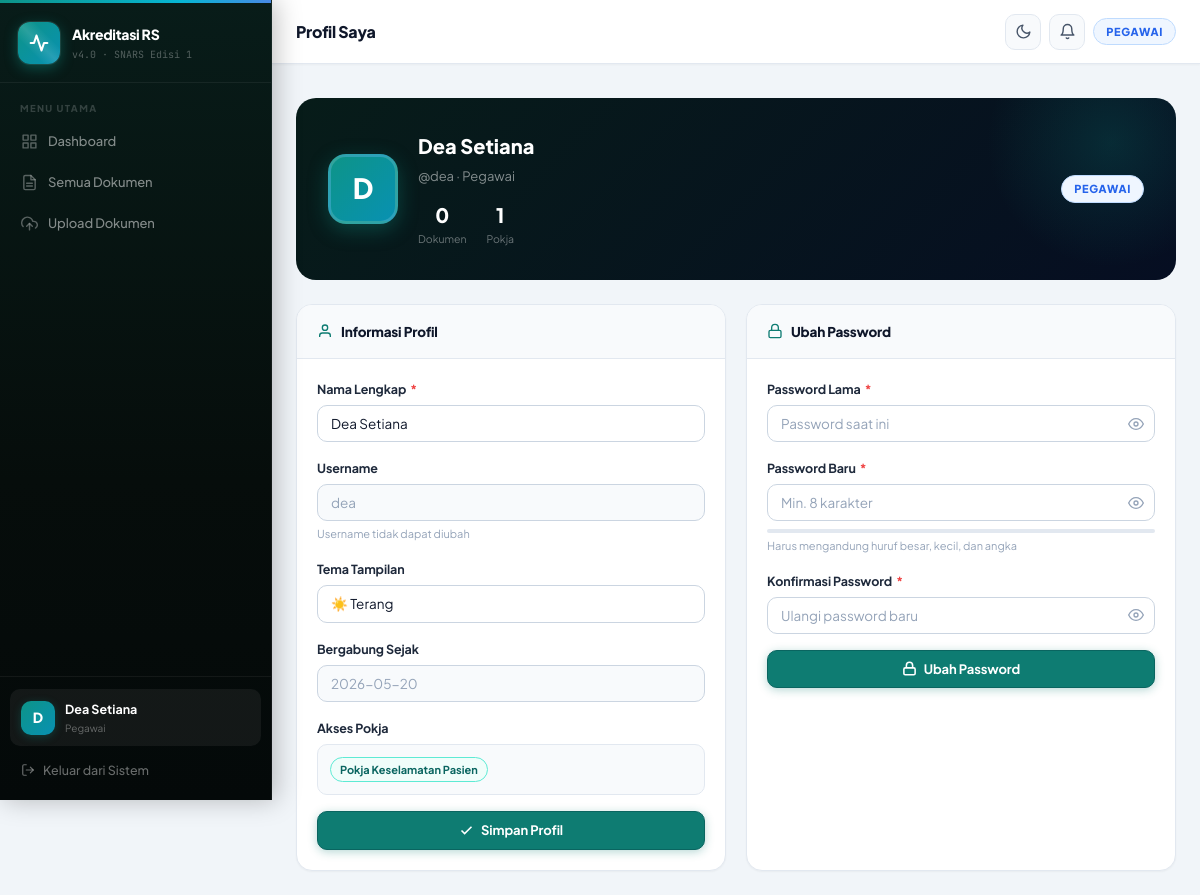
Screenshot of /profile (signed in) with the database file from the repository.
### tables this page shows
CREATE TABLE users(
            id INTEGER PRIMARY KEY AUTOINCREMENT,
            username TEXT UNIQUE NOT NULL,
            full_name TEXT NOT NULL,
            role TEXT NOT NULL,
            password_hash TEXT NOT NULL,
            active INTEGER NOT NULL DEFAULT 1,
            theme TEXT NOT NULL DEFAULT 'light',
            created_at TEXT NOT NULL);

CREATE TABLE pokja(
            id INTEGER PRIMARY KEY AUTOINCREMENT,
            name TEXT UNIQUE NOT NULL,
            description TEXT DEFAULT '');

### app.py (the view, shortened to what this page needs)
    @app.route("/profile", methods=["GET", "POST"])
    @login_required
    def profile():
        row = g.db.execute(
            "SELECT id,username,full_name,role,created_at,theme FROM users WHERE id=?",
            (g.user["id"],)).fetchone()
        my_files = g.db.execute(
            "SELECT COUNT(*) as c FROM files WHERE uploaded_by=?", (g.user["id"],)).fetchone()["c"]
        my_pokja = g.db.execute(
            "SELECT p.name FROM user_pokja up JOIN pokja p ON p.id=up.pokja_id WHERE up.user_id=?",
            (g.user["id"],)).fetchall()
        stats = {
            "doc_count":   my_files,
            "pokja_count": len(my_pokja),
        }
        return render_template("profile.html", user=row, my_files=my_files,
            my_pokja=my_pokja, stats=stats, csrf=_csrf())

### app.py (called while the page is built)
def get_db_connection():
    c = sqlite3.connect(DB_PATH)
    c.row_factory = sqlite3.Row
    c.execute("PRAGMA foreign_keys=ON")
    c.execute("PRAGMA journal_mode=WAL")
    return c

def get_current_user():
    uid = session.get("user_id")
    if not uid: return None
    db  = getattr(g, "db", None)
    if not db: return None
    row = db.execute(
        "SELECT id,username,full_name,role,active,theme FROM users WHERE id=?", (uid,)).fetchone()
    if not row or int(row["active"]) != 1:
        session.clear(); return None
    return row

def login_required(func):
    @wraps(func)
    def wrapper(*a, **kw):
        if not g.user: return redirect(url_for("login"))
        return func(*a, **kw)
    return wrapper

def _csrf():    return session.get("_csrf", "")

### templates/profile.html (shortened to what this page needs)
{% extends 'base.html' %}
{% block page_title %}Profil Saya{% endblock %}
{% block content %}
<div class="profile-header mb-24">
  <div class="profile-avatar-lg">{{ user['full_name'][0]|upper }}</div>
  <div style="flex:1;position:relative;z-index:1;">
    <div class="profile-name">{{ user['full_name'] }}</div>
    <div class="profile-role">@{{ user['username'] }} · {{ user['role']|replace('_',' ')|title }}</div>
    <div class="profile-stats">
      <div class="profile-stat-item">
        <div class="profile-stat-val">{{ stats.doc_count }}</div>
        <div class="profile-stat-lbl">Dokumen</div>
      </div>
      <div class="profile-stat-item">
        <div class="profile-stat-val">{{ stats.pokja_count }}</div>
        <div class="profile-stat-lbl">Pokja</div>
      </div>
    </div>
  </div>
  <div style="position:relative;z-index:1;">
    <span class="role-pill role-{{ user['role'] }}">{{ user['role']|replace('_',' ')|title }}</span>
  </div>
</div>
<div class="grid-2">
  <div class="card">
    <div class="card-header">
      <span class="card-title">
        <svg xmlns="http://www.w3.org/2000/svg" viewBox="0 0 24 24" fill="none" stroke="currentColor" stroke-width="2"><path d="M20 21v-2a4 4 0 0 0-4-4H8a4 4 0 0 0-4 4v2"/><circle cx="12" cy="7" r="4"/></svg>
        Informasi Profil
      </span>
    </div>
    <div class="card-body">
      <form method="POST" action="{{ url_for('profile') }}">
        <div class="form-group">
          <label class="form-label">Nama Lengkap <span class="req">*</span></label>
          <input type="text" name="full_name" value="{{ user['full_name'] }}" required>
        </div>
        <div class="form-group">
          <label class="form-label">Username</label>
          <input type="text" value="{{ user['username'] }}" readonly style="background:var(--surface-2);color:var(--text-4);">
          <div class="form-hint">Username tidak dapat diubah</div>
        </div>
        <div class="form-group">
          <label class="form-label">Tema Tampilan</label>
          <select name="theme">
            <option value="light" {% if user['theme'] == 'light' %}selected{% endif %}>☀️ Terang</option>
          </select>
        </div>
        <div class="form-group">
          <label class="form-label">Bergabung Sejak</label>
          <input type="text" value="{{ user['created_at'][:10] if user['created_at'] else '—' }}" readonly style="background:var(--surface-2);color:var(--text-4);">
        </div>
        {% if my_pokja %}
        <div class="form-group">
          <label class="form-label">Akses Pokja</label>
          <div style="display:flex;flex-wrap:wrap;gap:6px;padding:12px;border:1.5px solid var(--border);border-radius:10px;background:var(--surface-2);">
            {% for pk in my_pokja %}
            <span class="badge badge-teal">{{ pk['name'] }}</span>
            {% endfor %}
          </div>
        </div>
        {% endif %}
        <button type="submit" class="btn btn-primary btn-full">
          <svg xmlns="http://www.w3.org/2000/svg" viewBox="0 0 24 24" fill="none" stroke="currentColor" stroke-width="2.5"><polyline points="20 6 9 17 4 12"/></svg>
          Simpan Profil
        </button>
      </form>
    </div>
  </div>
  <div class="card">
    <div class="card-header">
      <span class="card-title">
        <svg xmlns="http://www.w3.org/2000/svg" viewBox="0 0 24 24" fill="none" stroke="currentColor" stroke-width="2"><rect x="3" y="11" width="18" height="11" rx="2" ry="2"/><path d="M7 11V7a5 5 0 0 1 10 0v4"/></svg>
        Ubah Password
      </span>
    </div>
    <div class="card-body">
      <form method="POST" action="{{ url_for('profile') }}">
        <div class="form-group">
          <label class="form-label">Password Lama <span class="req">*</span></label>
          <div class="pw-wrap">
            <input type="password" name="current_password" placeholder="Password saat ini" required autocomplete="current-password">
            <button type="button" class="pw-toggle" aria-label="Toggle">
              <svg class="eye-open" xmlns="http://www.w3.org/2000/svg" viewBox="0 0 24 24" fill="none" stroke="currentColor" stroke-width="2"><path d="M1 12s4-8 11-8 11 8 11 8-4 8-11 8-11-8-11-8z"/><circle cx="12" cy="12" r="3"/></svg>
            </button>
          </div>
        </div>
        <div class="form-group">
          <label class="form-label">Password Baru <span class="req">*</span></label>
          <div class="pw-wrap">
            <input type="password" name="new_password" id="newPw" placeholder="Min. 8 karakter" required autocomplete="new-password" oninput="checkPwStrength(this.value)">
            <button type="button" class="pw-toggle" aria-label="Toggle">
              <svg class="eye-open" xmlns="http://www.w3.org/2000/svg" viewBox="0 0 24 24" fill="none" stroke="currentColor" stroke-width="2"><path d="M1 12s4-8 11-8 11 8 11 8-4 8-11 8-11-8-11-8z"/><circle cx="12" cy="12" r="3"/></svg>
            </button>
          </div>
          <div style="margin-top:8px;">
            <div style="height:4px;border-radius:99px;background:var(--border);overflow:hidden;">
            </div>
          </div>
          <div class="form-hint">Harus mengandung huruf besar, kecil, dan angka</div>
        </div>
        <div class="form-group">
          <label class="form-label">Konfirmasi Password <span class="req">*</span></label>
          <div class="pw-wrap">
            <input type="password" name="confirm_password" placeholder="Ulangi password baru" required autocomplete="new-password">
            <button type="button" class="pw-toggle" aria-label="Toggle">
              <svg class="eye-open" xmlns="http://www.w3.org/2000/svg" viewBox="0 0 24 24" fill="none" stroke="currentColor" stroke-width="2"><path d="M1 12s4-8 11-8 11 8 11 8-4 8-11 8-11-8-11-8z"/><circle cx="12" cy="12" r="3"/></svg>
            </button>
          </div>
        </div>
        <button type="submit" class="btn btn-primary btn-full">
          <svg xmlns="http://www.w3.org/2000/svg" viewBox="0 0 24 24" fill="none" stroke="currentColor" stroke-width="2.5"><rect x="3" y="11" width="18" height="11" rx="2" ry="2"/><path d="M7 11V7a5 5 0 0 1 10 0v4"/></svg>
          Ubah Password
        </button>
      </form>
    </div>
  </div>
</div>
{% endblock %}

### templates/base.html (shortened to what this page needs)
<!DOCTYPE html>
<html lang="id" data-theme="light">
<head>
  <link rel="stylesheet" href="{{ url_for('static', filename='css/app.css') }}">
</head>
<body>
<div class="layout">
  <aside class="sidebar" id="sidebar">
    <div class="sidebar-brand">
      <div class="brand-logo">
        <svg xmlns="http://www.w3.org/2000/svg" viewBox="0 0 24 24" fill="none" stroke="currentColor" stroke-width="2.5" stroke-linecap="round" stroke-linejoin="round"><path d="M22 12h-4l-3 9L9 3l-3 9H2"/></svg>
      </div>
      <div>
        <div class="brand-name">Akreditasi RS</div>
        <div class="brand-ver">v4.0 · SNARS Edisi 1</div>
      </div>
    </div>
    <div class="sidebar-section">
      <div class="sidebar-label">Menu Utama</div>
      <a href="{{ url_for('dashboard') }}" class="nav-item {% if request.endpoint == 'dashboard' %}active{% endif %}">
        Dashboard
      </a>
      <a href="{{ url_for('dokumen') }}" class="nav-item {% if request.endpoint == 'dokumen' %}active{% endif %}">
        Semua Dokumen
      </a>
      <a href="{{ url_for('upload_file') }}" class="nav-item {% if request.endpoint == 'upload_file' %}active{% endif %}">
        <svg xmlns="http://www.w3.org/2000/svg" viewBox="0 0 24 24" fill="none" stroke="currentColor" stroke-width="2" stroke-linecap="round" stroke-linejoin="round"><polyline points="16 16 12 12 8 16"/><line x1="12" y1="12" x2="12" y2="21"/><path d="M20.39 18.39A5 5 0 0 0 18 9h-1.26A8 8 0 1 0 3 16.3"/></svg>
        Upload Dokumen
      </a>
    </div>
    <div class="sidebar-footer">
      <a href="{{ url_for('profile') }}" class="user-card">
        <div class="user-avatar">{{ g.user['full_name'][0]|upper }}</div>
        <div>
          <div class="user-info-name">{{ g.user['full_name'] }}</div>
          <div class="user-info-role">{{ g.user['role']|replace('_',' ')|title }}</div>
        </div>
      </a>
      <a href="{{ url_for('logout') }}" class="btn-logout">
        <svg xmlns="http://www.w3.org/2000/svg" viewBox="0 0 24 24" fill="none" stroke="currentColor" stroke-width="2" stroke-linecap="round" stroke-linejoin="round"><path d="M9 21H5a2 2 0 0 1-2-2V5a2 2 0 0 1 2-2h4"/><polyline points="16 17 21 12 16 7"/><line x1="21" y1="12" x2="9" y2="12"/></svg>
        Keluar dari Sistem
      </a>
    </div>
  </aside>
  <div class="main">
    <header class="topbar">
      <h1 class="topbar-title">{% block page_title %}{% endblock %}</h1>
      <div class="topbar-right">
        <button class="icon-btn" id="themeBtn" title="Ganti tema">
          <svg id="iconMoon" xmlns="http://www.w3.org/2000/svg" viewBox="0 0 24 24" fill="none" stroke="currentColor" stroke-width="2" stroke-linecap="round" stroke-linejoin="round"><path d="M21 12.79A9 9 0 1 1 11.21 3 7 7 0 0 0 21 12.79z"/></svg>
        </button>
        <div style="position:relative;">
          <button class="icon-btn" id="notifBtn" title="Notifikasi">
            <svg xmlns="http://www.w3.org/2000/svg" viewBox="0 0 24 24" fill="none" stroke="currentColor" stroke-width="2" stroke-linecap="round" stroke-linejoin="round"><path d="M18 8A6 6 0 0 0 6 8c0 7-3 9-3 9h18s-3-2-3-9"/><path d="M13.73 21a2 2 0 0 1-3.46 0"/></svg>
          </button>
        </div>
        <span class="role-pill role-{{ g.user['role'] }}">{{ g.user['role']|replace('_',' ')|title }}</span>
      </div>
    </header>
    <main class="content">{% block content %}{% endblock %}</main>
  </div>
</div>
</body>
</html>

### rows the page displays
users: full_name "D", user.full_name "Dea Setiana", user.role "Pegawai", user.role "PEGAWAI", full_name "Dea Setiana", username "dea", role "Pegawai", role "PEGAWAI", theme "☀️ Terang", created_at "2026-05-20"
pokja: name "Pokja Keselamatan Pasien"

### other values shown
{{ stats.doc_count }} "0"
{{ stats.pokja_count }} "1"
